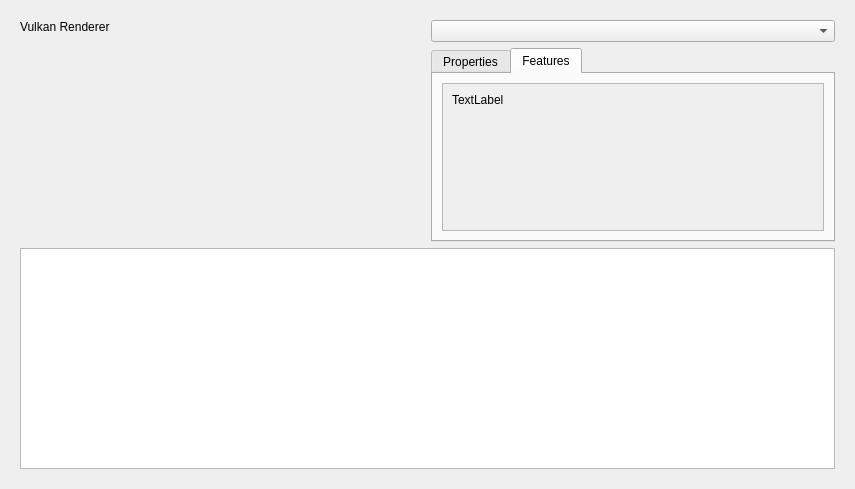
<?xml version="1.0" encoding="UTF-8"?>
<ui version="4.0">
 <class>Form</class>
 <widget class="QWidget" name="Form">
  <property name="geometry">
   <rect>
    <x>0</x>
    <y>0</y>
    <width>855</width>
    <height>489</height>
   </rect>
  </property>
  <property name="windowTitle">
   <string>Graphics Playground</string>
  </property>
  <property name="autoFillBackground">
   <bool>true</bool>
  </property>
  <layout class="QVBoxLayout" name="verticalLayout" stretch="0">
   <item>
    <widget class="QStackedWidget" name="stackedWidget">
     <property name="minimumSize">
      <size>
       <width>0</width>
       <height>100</height>
      </size>
     </property>
     <property name="currentIndex">
      <number>0</number>
     </property>
     <widget class="QWidget" name="page">
      <layout class="QHBoxLayout" name="horizontalLayout_4">
       <item>
        <layout class="QVBoxLayout" name="verticalLayout_2">
         <item>
          <layout class="QHBoxLayout" name="horizontalLayout">
           <item>
            <layout class="QVBoxLayout" name="verticalLayout_9">
             <item>
              <widget class="QLabel" name="label_4">
               <property name="text">
                <string>Vulkan Renderer</string>
               </property>
              </widget>
             </item>
             <item>
              <widget class="QWidget" name="widget" native="true">
               <property name="sizePolicy">
                <sizepolicy hsizetype="Expanding" vsizetype="Expanding">
                 <horstretch>16</horstretch>
                 <verstretch>9</verstretch>
                </sizepolicy>
               </property>
               <property name="minimumSize">
                <size>
                 <width>96</width>
                 <height>54</height>
                </size>
               </property>
              </widget>
             </item>
            </layout>
           </item>
           <item>
            <layout class="QVBoxLayout" name="verticalLayout_8">
             <item>
              <widget class="QComboBox" name="comboBox"/>
             </item>
             <item>
              <widget class="QTabWidget" name="tabWidget">
               <property name="currentIndex">
                <number>1</number>
               </property>
               <widget class="QWidget" name="tab">
                <property name="sizePolicy">
                 <sizepolicy hsizetype="Expanding" vsizetype="Expanding">
                  <horstretch>0</horstretch>
                  <verstretch>0</verstretch>
                 </sizepolicy>
                </property>
                <attribute name="title">
                 <string>Properties</string>
                </attribute>
                <layout class="QVBoxLayout" name="verticalLayout_5">
                 <item>
                  <widget class="QLabel" name="label_2">
                   <property name="text">
                    <string>TextLabel</string>
                   </property>
                   <property name="alignment">
                    <set>Qt::AlignLeading|Qt::AlignLeft|Qt::AlignTop</set>
                   </property>
                  </widget>
                 </item>
                </layout>
               </widget>
               <widget class="QWidget" name="tab_2">
                <property name="sizePolicy">
                 <sizepolicy hsizetype="Expanding" vsizetype="Expanding">
                  <horstretch>0</horstretch>
                  <verstretch>0</verstretch>
                 </sizepolicy>
                </property>
                <property name="acceptDrops">
                 <bool>false</bool>
                </property>
                <attribute name="title">
                 <string>Features</string>
                </attribute>
                <layout class="QVBoxLayout" name="verticalLayout_6">
                 <item>
                  <widget class="QScrollArea" name="scrollArea">
                   <property name="widgetResizable">
                    <bool>true</bool>
                   </property>
                   <widget class="QWidget" name="scrollAreaWidgetContents">
                    <property name="geometry">
                     <rect>
                      <x>0</x>
                      <y>0</y>
                      <width>378</width>
                      <height>137</height>
                     </rect>
                    </property>
                    <layout class="QVBoxLayout" name="verticalLayout_7">
                     <item>
                      <widget class="QLabel" name="label_3">
                       <property name="text">
                        <string>TextLabel</string>
                       </property>
                       <property name="alignment">
                        <set>Qt::AlignLeading|Qt::AlignLeft|Qt::AlignTop</set>
                       </property>
                      </widget>
                     </item>
                    </layout>
                   </widget>
                  </widget>
                 </item>
                </layout>
               </widget>
              </widget>
             </item>
            </layout>
           </item>
          </layout>
         </item>
         <item>
          <widget class="QTextEdit" name="textEdit"/>
         </item>
        </layout>
       </item>
      </layout>
     </widget>
     <widget class="QWidget" name="page_2">
      <layout class="QVBoxLayout" name="verticalLayout_3">
       <item>
        <layout class="QHBoxLayout" name="horizontalLayout_2">
         <item>
          <widget class="QLabel" name="label">
           <property name="text">
            <string>Vertex Shader</string>
           </property>
          </widget>
         </item>
         <item>
          <widget class="QTextEdit" name="textEdit_2">
           <property name="sizePolicy">
            <sizepolicy hsizetype="Minimum" vsizetype="Minimum">
             <horstretch>0</horstretch>
             <verstretch>0</verstretch>
            </sizepolicy>
           </property>
           <property name="placeholderText">
            <string>DrawTriangle-vert.spv</string>
           </property>
          </widget>
         </item>
        </layout>
       </item>
       <item>
        <layout class="QHBoxLayout" name="horizontalLayout_3">
         <property name="sizeConstraint">
          <enum>QLayout::SetDefaultConstraint</enum>
         </property>
         <item>
          <widget class="QLabel" name="label_5">
           <property name="text">
            <string>Fragment Shader</string>
           </property>
          </widget>
         </item>
         <item>
          <widget class="QTextEdit" name="textEdit_3">
           <property name="sizePolicy">
            <sizepolicy hsizetype="Minimum" vsizetype="Minimum">
             <horstretch>0</horstretch>
             <verstretch>0</verstretch>
            </sizepolicy>
           </property>
           <property name="placeholderText">
            <string>DrawTriangle-frag.spv</string>
           </property>
          </widget>
         </item>
        </layout>
       </item>
       <item>
        <layout class="QHBoxLayout" name="horizontalLayout_5">
         <item>
          <widget class="QLabel" name="label_6">
           <property name="text">
            <string>Polygon Mode</string>
           </property>
          </widget>
         </item>
         <item>
          <widget class="QComboBox" name="comboBox_2"/>
         </item>
        </layout>
       </item>
      </layout>
     </widget>
    </widget>
   </item>
  </layout>
 </widget>
 <resources/>
 <connections/>
</ui>
